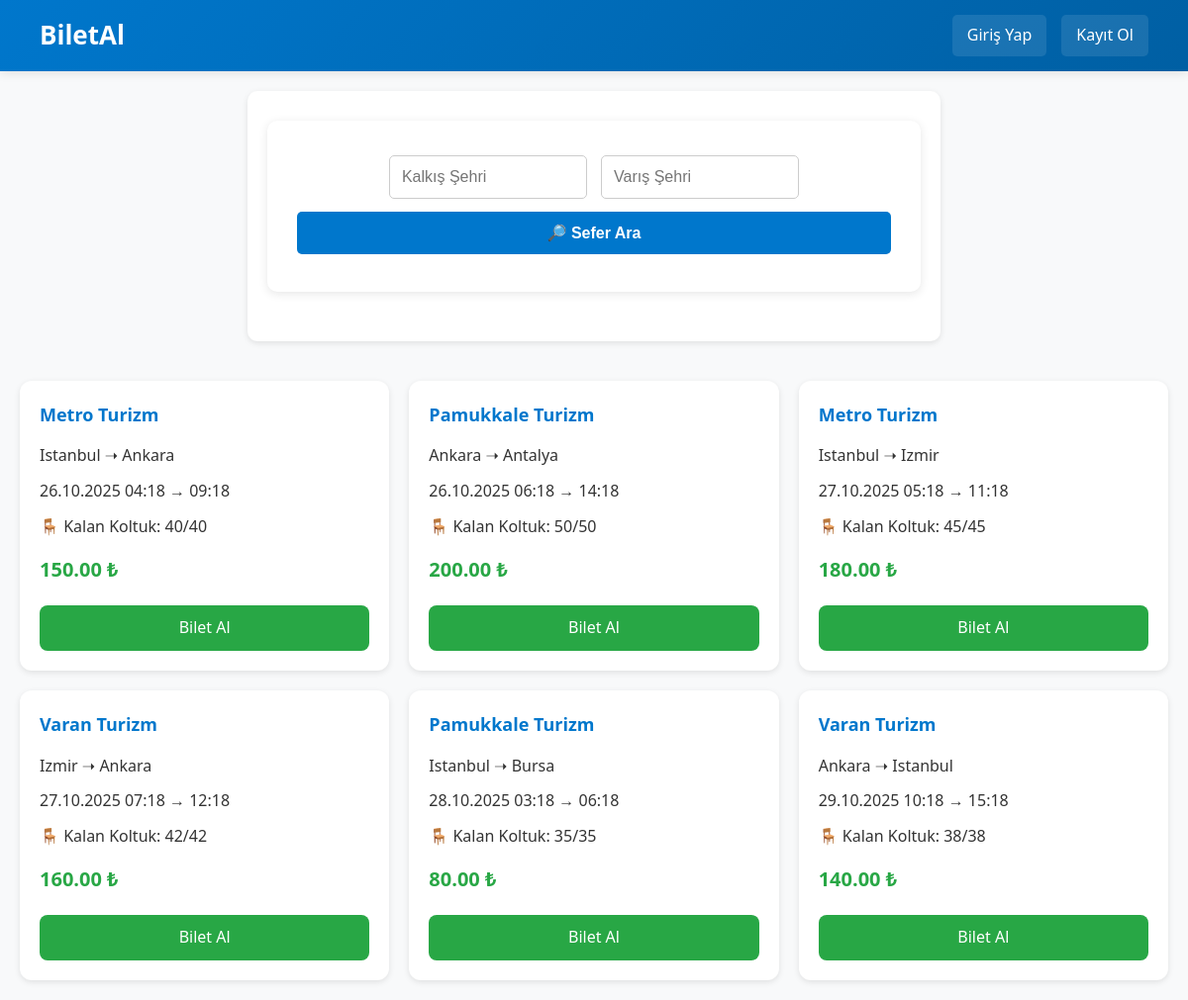
The page / on the database its author committed.
### tables this page shows
CREATE TABLE trips (
    id INTEGER PRIMARY KEY AUTOINCREMENT,
    company_id INTEGER NOT NULL,
    departure_city TEXT NOT NULL,
    arrival_city TEXT NOT NULL,
    departure_time DATETIME NOT NULL,
    arrival_time DATETIME NOT NULL,
    price REAL NOT NULL,
    capacity INTEGER NOT NULL,
    created_at TIMESTAMP DEFAULT CURRENT_TIMESTAMP, status TEXT DEFAULT 'active' CHECK(status IN ('active','cancelled')), available_seats INTEGER DEFAULT 0,
    FOREIGN KEY (company_id) REFERENCES companies(id)
);

CREATE TABLE companies (
    id INTEGER PRIMARY KEY AUTOINCREMENT,
    name TEXT NOT NULL,
    address TEXT,
    phone TEXT,
    created_at TIMESTAMP DEFAULT CURRENT_TIMESTAMP
);

### index.php (the view, shortened to what this page needs)
<?php
require 'config.php';
$from_input = $_GET['from'] ?? '';
$to_input   = $_GET['to'] ?? '';
$user_role = $_SESSION['role'] ?? null;
$cart_count = 0;
$query = "SELECT trips.*, companies.name AS company_name
          FROM trips
          JOIN companies ON trips.company_id = companies.id
          WHERE trips.status = 'active'";
$params = [];
$query .= " ORDER BY departure_time ASC";
$stmt = $db->prepare($query);
$stmt->execute($params);
$trips = $stmt->fetchAll(PDO::FETCH_ASSOC);
?>
<!DOCTYPE html>
<html lang="tr">
<head>
    <link rel="stylesheet" href="style.css">
</head>
<body>
<header>
    <h1><a href="index.php">BiletAl</a></h1>
            <div class="nav-buttons">
            <?php if (isset($_SESSION['user_id'])): ?>
                <span class="user-welcome">👋 Hoş geldin, <?= htmlspecialchars($_SESSION['full_name'] ?? $_SESSION['email']) ?>!</span>
                <?php if ($_SESSION['role'] === 'admin'): ?>
                    <a href="admin/admin_panel.php">Admin Panel</a>
                <?php elseif ($_SESSION['role'] === 'company'): ?>
                    <a href="company/company_panel.php">Sirket Paneli</a>
                    <a href="new_trip.php">Sefer Ekle</a>
                <?php else: ?>
                    <a href="cart.php">🛒 Sepetim <?= $cart_count > 0 ? "($cart_count)" : '' ?></a>
                    <a href="account.php">👤 Hesabım</a>
                <?php endif; ?>
                <a href="logout.php">Çıkış Yap</a>
            <?php else: ?>
                <a href="login.php">Giriş Yap</a>
                <a href="register.php">Kayıt Ol</a>
            <?php endif; ?>
        </div>
</header>
<div class="search">
    <form method="GET" action="">
        <input type="text" name="from" list="from-list" placeholder="Kalkış Şehri" value="<?= htmlspecialchars($from_input) ?>" autocomplete="off">
        <input type="text" name="to" list="to-list" placeholder="Varış Şehri" value="<?= htmlspecialchars($to_input) ?>" autocomplete="off">
        <button type="submit">🔎 Sefer Ara</button>
    </form>
</div>
<div class="trips">
    <?php if (count($trips) > 0): ?>
        <?php foreach ($trips as $trip): ?>
            <div class="trip-card">
                <h3><?= htmlspecialchars($trip['company_name']) ?></h3>
                <p> <?= htmlspecialchars($trip['departure_city']) ?> ➝ <?= htmlspecialchars($trip['arrival_city']) ?></p>
                <p> <?= date("d.m.Y H:i", strtotime($trip['departure_time'])) ?> → <?= date("H:i", strtotime($trip['arrival_time'])) ?></p>
                <p>🪑 Kalan Koltuk: <?= $trip['available_seats'] ?>/<?= $trip['capacity'] ?></p>
                <div class="price"><?= number_format($trip['price'], 2) ?> ₺</div>
                <?php if ($user_role === 'company'): ?>
                    <div class="admin-actions">
                        <a href="edit_trip.php?id=<?= $trip['id'] ?>" class="edit-btn"> Düzenle</a>
                        <a href="delete_trip.php?id=<?= $trip['id'] ?>" class="delete-btn" onclick="return confirm('Bu seferi silmek istediğine emin misin?');"> Sil</a>
                    </div>
                <?php elseif ($user_role === 'admin'): ?>
                    <div class="admin-actions">
                        <span style="color: #0077cc; font-weight: bold;"> Admin Görünümü</span>
                    </div>
                <?php else: ?>
                    <a href="trip.php?id=<?= $trip['id'] ?>"> Bilet Al</a>
                <?php endif; ?>
            </div>
        <?php endforeach; ?>
    <?php else: ?>
        <p class="no-trip">📭 Şu anda kriterlere uygun sefer bulunamadı.</p>
    <?php endif; ?>
</div>
</body>
</html>

### style.css (style rules this page uses)
* { margin: 0; padding: 0; box-sizing: border-box; }
body { font-family: 'Segoe UI', Tahoma, Geneva, Verdana, sans-serif; background-color: #f8f9fa; line-height: 1.6; color: #333; }
header { background: linear-gradient(135deg, #0077cc, #005fa3); padding: 15px 40px; display: flex; justify-content: space-between; align-items: center; color: white; box-shadow: 0 2px 10px rgba(0,0,0,0.1); }
header h1 { margin: 0; font-size: 26px; }
header h1 a { color: inherit; text-decoration: none; transition: opacity 0.3s; }
.nav-buttons { display: flex; align-items: center; gap: 15px; }
.nav-buttons a { color: white; text-decoration: none; padding: 8px 15px; border-radius: 5px; background: rgba(255,255,255,0.1); transition: background 0.3s; }
form { background: white; padding: 30px; border-radius: 10px; box-shadow: 0 2px 10px rgba(0,0,0,0.1); margin-bottom: 20px; }
form input, form select, form textarea, form button { width: 100%; padding: 12px; margin: 8px 0; border: 2px solid #ddd; border-radius: 5px; font-size: 16px; }
form button { background: #0077cc; color: white; border: none; cursor: pointer; font-weight: bold; transition: background 0.3s; }
.trip-card { background: white; border-radius: 10px; padding: 20px; box-shadow: 0 2px 10px rgba(0,0,0,0.1); transition: transform 0.3s, box-shadow 0.3s; }
.trip-card h3 { color: #0077cc; margin-bottom: 10px; font-size: 18px; }
.trip-card p { margin: 5px 0; color: #666; }
.price { font-size: 24px; font-weight: bold; color: #28a745; margin: 10px 0; }

### index.php (style rules this page uses)
.search { text-align: center; padding: 30px 20px; background: #fff; box-shadow: 0 2px 6px rgba(0,0,0,0.1); margin: 20px auto; max-width: 700px; border-radius: 10px; }
.search input { padding: 12px; width: 200px; margin: 5px; border-radius: 5px; border: 1px solid #ccc; }
.search button { padding: 12px 20px; border: none; background: #0077cc; color: #fff; border-radius: 5px; cursor: pointer; }
.trips { display: grid; grid-template-columns: repeat(auto-fill, minmax(300px, 1fr)); gap: 20px; padding: 20px; }
.trip-card { background: #fff; padding: 20px; border-radius: 12px; box-shadow: 0 2px 6px rgba(0,0,0,0.1); display: flex; flex-direction: column; justify-content: space-between; }
.trip-card h3 { margin: 0 0 10px; color: #0077cc; }
.trip-card p { margin: 5px 0; color: #333; }
.price { font-size: 20px; font-weight: bold; margin: 10px 0; color: #28a745; }
.trip-card a { text-align: center; display: block; padding: 10px; background: #28a745; color: #fff; text-decoration: none; border-radius: 8px; margin-top: 10px; }

### rows shown on the page
trips: company.name "Metro Turizm", departure_city "Istanbul", arrival_city "Ankara", departure_time "26.10.2025 04:18", arrival_time "09:18", available_seats "40", capacity "40", price "150.00"
trips: company.name "Pamukkale Turizm", departure_city "Ankara", arrival_city "Antalya", departure_time "26.10.2025 06:18", arrival_time "14:18", available_seats "50", capacity "50", price "200.00"
trips: company.name "Metro Turizm", departure_city "Istanbul", arrival_city "Izmir", departure_time "27.10.2025 05:18", arrival_time "11:18", available_seats "45", capacity "45", price "180.00"
trips: company.name "Varan Turizm", departure_city "Izmir", arrival_city "Ankara", departure_time "27.10.2025 07:18", arrival_time "12:18", available_seats "42", capacity "42", price "160.00"
trips: company.name "Pamukkale Turizm", departure_city "Istanbul", arrival_city "Bursa", departure_time "28.10.2025 03:18", arrival_time "06:18", available_seats "35", capacity "35", price "80.00"
trips: company.name "Varan Turizm", departure_city "Ankara", arrival_city "Istanbul", departure_time "29.10.2025 10:18", arrival_time "15:18", available_seats "38", capacity "38", price "140.00"
